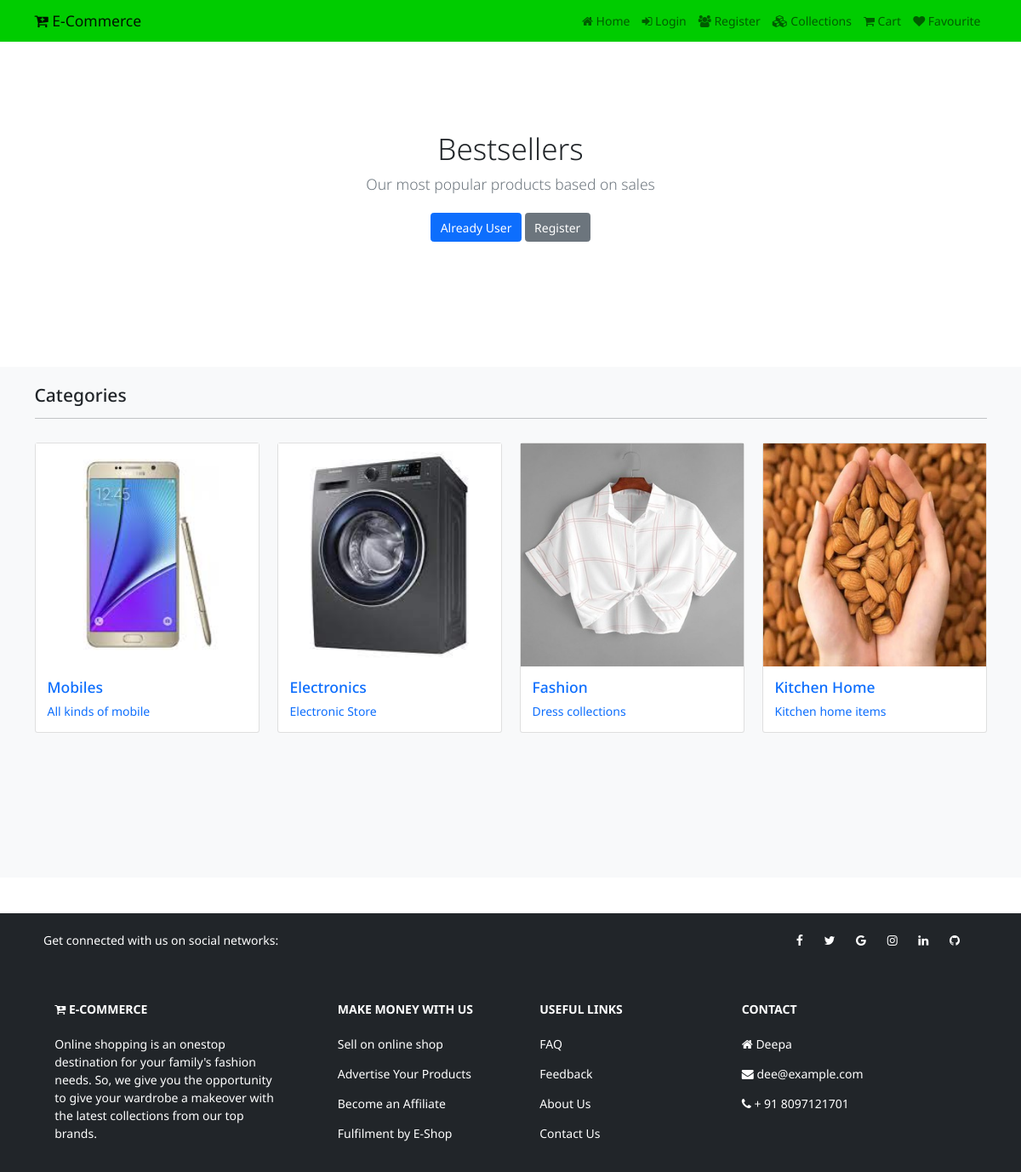
The page /collections on the database its author committed.
### shop/models.py (models this page shows, shortened)
class Catagory(models.Model):
    name = models.CharField(max_length=150, null=False, blank=False)
    image = models.ImageField(upload_to=getFileName, null=True, blank=True)
    description = models.TextField(max_length=500, null=False, blank=False)
    status = models.BooleanField(default=False, help_text="0-show,1-Hidden")
    created_at = models.DateTimeField(auto_now_add=True)

### shop/views.py (the view)
# urls.py: path('collections', views.collections, name="collections"),
def collections(request):
    catagory = Catagory.objects.filter(status=0)
    return render(request, "shop/collections.html", {"catagory": catagory})

### shop/templates/shop/collections.html (shortened to what this page needs)
{% extends 'shop/layouts/main.html' %}
{% block content %}
  <section class="py-5 text-center container"  style="margin-top:70px;">
    <div class="row py-lg-5">
      <div class="col-lg-6 col-md-8 mx-auto">
        <h1 class="fw-light">Bestsellers</h1>
        <p class="lead text-muted">Our most popular products based on sales</p>
        <p>
          <a href="{% url 'login' %}" class="btn btn-primary my-2">Already User</a>
          <a href="{% url 'register' %}" class="btn btn-secondary my-2">Register</a>
        </p>
      </div>
    </div>
  </section>
  <section class="bg-light py-4 my-5" style="min-height:600px;">
    <div class="container">
      <div class="row">
        <div class="col-12">
          <h4 class="mb-3">Categories</h4>
          <hr style="border-color:#b8bfc2;">
        </div>
        {% for item in catagory %}
        <div class="col-md-4 col-lg-3">
          <div class="card my-3">
            <img src="{{item.image.url}}"  class="card-image-top" alt="Categories">
            <a href="{% url 'collections' item.name %}">
            <div class="card-body">
              <h5 class="card-title text-primary">{{ item.name }}</h5>
              <p class="card-text">{{ item.description }}</p>
            </div>
          </a>
          </div>
        </div>
        {% endfor %}
      </div>
      </div>
  </section>
{% endblock content %}

### static/css/style.css (style rules this page uses)
html { font-size: 14px; }
body { font-family: 'Noto Sans', sans-serif; }
a { text-decoration: none; }

### rows shown on the page
Catagory: image (picture), name "Mobiles", description "All kinds of mobile"
Catagory: image (picture), name "Electronics", description "Electronic Store"
Catagory: image (picture), name "Fashion", description "Dress collections"
Catagory: image (picture), name "Kitchen Home", description "Kitchen home items"
